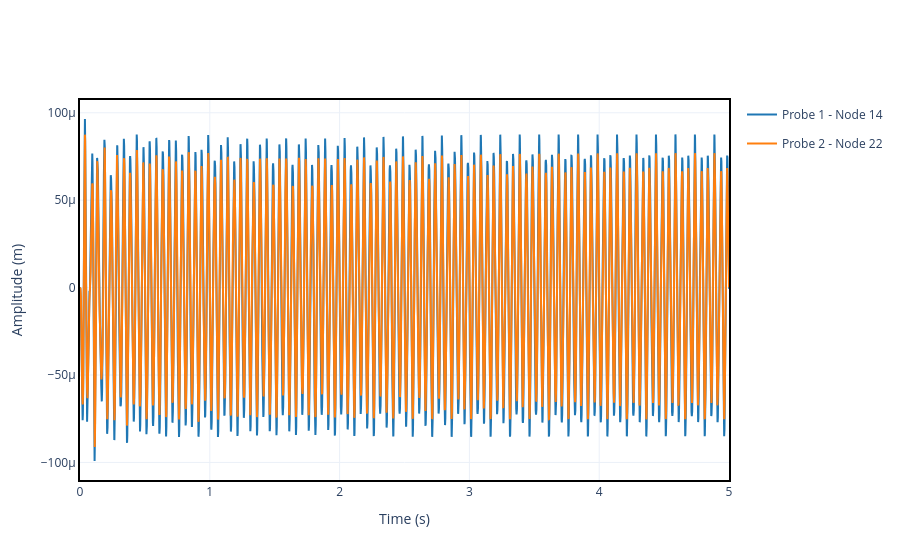

Write notebook code for a chart like this one.
### Code cell
"""Plots the time response for the two given probes."""
results = rubbing.run_time_response()
results.plot_1d([probe1, probe2]).show()

### Figure 1 — Plotly figure (JSON) as saved in the notebook; plotly's stock layout.template omitted (floating-point values rounded to 4 significant figures; data arrays with more than 128 entries replaced by an {"elided": "..."} marker saying what was removed)
{"data": [{"hovertemplate": "Time (s): %{x:.2f}<br>Amplitude (m): %{y:.2e}", "legendgroup": "Probe 1 - Node 14", "mode": "lines", "name": "Probe 1 - Node 14", "showlegend": true, "type": "scatter", "x": {"elided": "50001 float values"}, "y": {"elided": "50001 float values"}}, {"hovertemplate": "Time (s): %{x:.2f}<br>Amplitude (m): %{y:.2e}", "legendgroup": "Probe 2 - Node 22", "mode": "lines", "name": "Probe 2 - Node 22", "showlegend": true, "type": "scatter", "x": {"elided": "50001 float values"}, "y": {"elided": "50001 float values"}}], "layout": {"xaxis": {"title": {"text": "Time (s)"}}, "yaxis": {"title": {"text": "Amplitude (m)"}}}}
